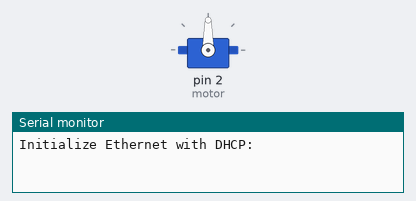
Recording of a sketch running on a simulated Arduino Uno, built for the host (arithmetic inside an expression is 32-bit, double 64-bit). Shown: servo, the last lines printed to the serial monitor. WiFi joins after 1.5 s; servers stay silent unless stated; uploads are accepted with an empty reply.

Above: at 0.1 s.
At 3.4 s:
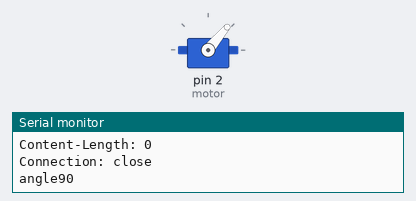
Timing chart, 0 to 4.9 s (numbered marks = the images above):
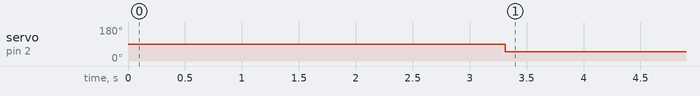

The sketch:

Locker_Act.ino
```cpp
/*
  Repeating Web client

  This sketch connects to a a web server and makes a request
  using a Wiznet Ethernet shield. You can use the Arduino Ethernet shield, or
  the Adafruit Ethernet shield, either one will work, as long as it's got
  a Wiznet Ethernet module on board.

  This example uses DNS, by assigning the Ethernet client with a MAC address,
  IP address, and DNS address.

  Circuit:
   Ethernet shield attached to pins 10, 11, 12, 13

  created 19 Apr 2012
  by Tom Igoe
  modified 21 Jan 2014
  by Federico Vanzati

  http://www.arduino.cc/en/Tutorial/WebClientRepeating
  This code is in the public domain.

*/

#include <SPI.h>
#include <Ethernet.h>
#include <Servo.h>                      // 서보모터 라이브러리

Servo servo;                            // 서보모터 사용을 위한 객체 생성

int motor = 2;                          // 서보모터의 핀
int angle = 90;

// assign a MAC address for the ethernet controller.
// fill in your address here:
byte mac[] = {
  0xDE, 0xAD, 0xBE, 0xEF, 0xFE, 0xED
};
// Set the static IP address to use if the DHCP fails to assign
IPAddress ip(172, 20, 10, 1);
IPAddress myDns(192, 168, 0, 1);

// initialize the library instance:
EthernetClient client;

char server[] = "msm4585.dothome.co.kr";  // also change the Host line in httpRequest()
//IPAddress server(64,131,82,241);

unsigned long lastConnectionTime = 0;           // last time you connected to the server, in milliseconds
const unsigned long postingInterval = 3 * 1000; // delay between updates, in milliseconds

void setup() {
  // You can use Ethernet.init(pin) to configure the CS pin
  //Ethernet.init(10);  // Most Arduino shields
  //Ethernet.init(5);   // MKR ETH shield
  //Ethernet.init(0);   // Teensy 2.0
  //Ethernet.init(20);  // Teensy++ 2.0
  //Ethernet.init(15);  // ESP8266 with Adafruit Featherwing Ethernet
  //Ethernet.init(33);  // ESP32 with Adafruit Featherwing Ethernet

  // start serial port:
  Serial.begin(9600);
  while (!Serial) {
    ; // wait for serial port to connect. Needed for native USB port only
  }

  servo.attach(motor);
  // start the Ethernet connection:
  Serial.println("Initialize Ethernet with DHCP:");
  if (Ethernet.begin(mac) == 0) {
    Serial.println("Failed to configure Ethernet using DHCP");
    // Check for Ethernet hardware present
    if (Ethernet.hardwareStatus() == EthernetNoHardware) {
      Serial.println("Ethernet shield was not found.  Sorry, can't run without hardware. :(");
      while (true) {
        delay(1); // do nothing, no point running without Ethernet hardware
      }
    }
    if (Ethernet.linkStatus() == LinkOFF) {
      Serial.println("Ethernet cable is not connected.");
    }
    // try to congifure using IP address instead of DHCP:
    Ethernet.begin(mac, ip, myDns);
    Serial.print("My IP address: ");
    Serial.println(Ethernet.localIP());
  } else {
    Serial.print("  DHCP assigned IP ");
    Serial.println(Ethernet.localIP());
  }
  // give the Ethernet shield a second to initialize:
  delay(1000);
}

void loop() {
  // if there's incoming data from the net connection.
  // send it out the serial port.  This is for debugging
  // purposes only:
  String data = "";
  bool getted = false;
  while (client.available()) {
    char c = client.read();
    data += String(c);
    Serial.write(c);
    getted = true;
  }
  if (getted) {
    int isZero = data.indexOf("\"flag\":\"0\"");
    int flag;
    flag = (data.indexOf("\"flag\":\"0\"") == -1);


    if (flag)      //flag 의 값으 1일때 .
    {
      open_door();
    }
    else
    {
      close_door();
    }


  }


  // if ten seconds have passed since your last connection,
  // then connect again and send data:
  if (millis() - lastConnectionTime > postingInterval) {
    httpRequest();
  }

}

// this method makes a HTTP connection to the server:
void httpRequest() {
  // close any connection before send a new request.
  // This will free the socket on the WiFi shield
  client.stop();

  // if there's a successful connection:
  if (client.connect(server, 80)) {
    Serial.println("connecting...");
    // send the HTTP GET request:
    client.println("GET /lockStatus.php HTTP/1.1");
    client.println("Host: msm4585.dothome.co.kr");
    //client.println("User-Agent: arduino-ethernet");
    client.println("Connection: close");
    client.println();

    // note the time that the connection was made:
    lastConnectionTime = millis();
  } else {
    // if you couldn't make a connection:
    Serial.println("connection failed");
  }
}


void open_door(){

 Serial.println("angle" + String(angle));
   servo.write(50);
}

void close_door(){


  Serial.println("angle" + String(angle));
   servo.write(180);

}
```

Measured:
- by itself, servo on pin 2 (motor): 90° → 50° at 3.3 s
